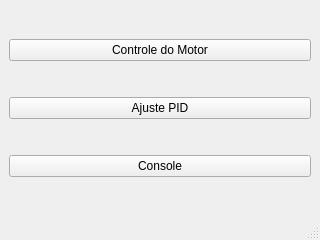
<?xml version="1.0" encoding="UTF-8"?>
<ui version="4.0">
 <class>MainWindow</class>
 <widget class="QMainWindow" name="MainWindow">
  <property name="geometry">
   <rect>
    <x>0</x>
    <y>0</y>
    <width>320</width>
    <height>240</height>
   </rect>
  </property>
  <property name="windowTitle">
   <string>Centro de Comando</string>
  </property>
  <widget class="QWidget" name="centralwidget">
   <layout class="QVBoxLayout" name="verticalLayout">
    <item>
     <widget class="QPushButton" name="motor_control">
      <property name="text">
       <string>Controle do Motor</string>
      </property>
     </widget>
    </item>
    <item>
     <widget class="QPushButton" name="pid_adjust">
      <property name="text">
       <string>Ajuste PID</string>
      </property>
     </widget>
    </item>
    <item>
     <widget class="QPushButton" name="console">
      <property name="text">
       <string>Console</string>
      </property>
     </widget>
    </item>
   </layout>
  </widget>
  <widget class="QMenuBar" name="menubar">
   <property name="geometry">
    <rect>
     <x>0</x>
     <y>0</y>
     <width>320</width>
     <height>22</height>
    </rect>
   </property>
  </widget>
  <widget class="QStatusBar" name="statusbar"/>
 </widget>
 <resources/>
 <connections/>
</ui>
